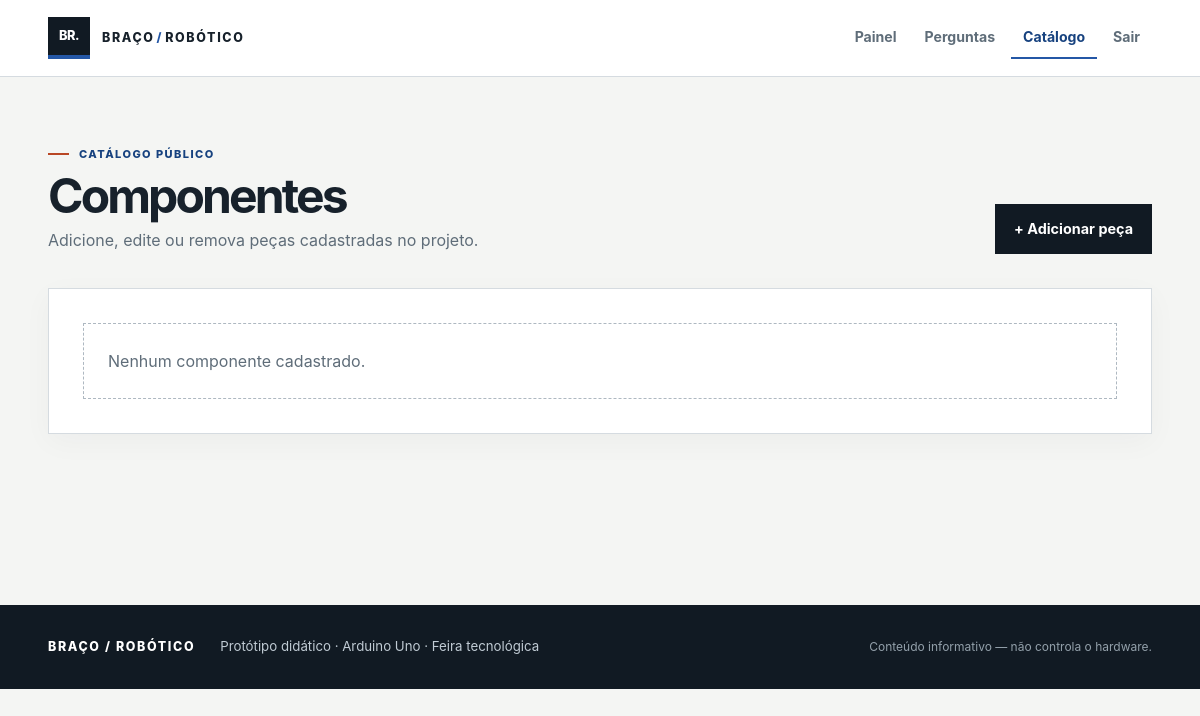
Before: /admin/componentes.php (signed in) with the older database file.
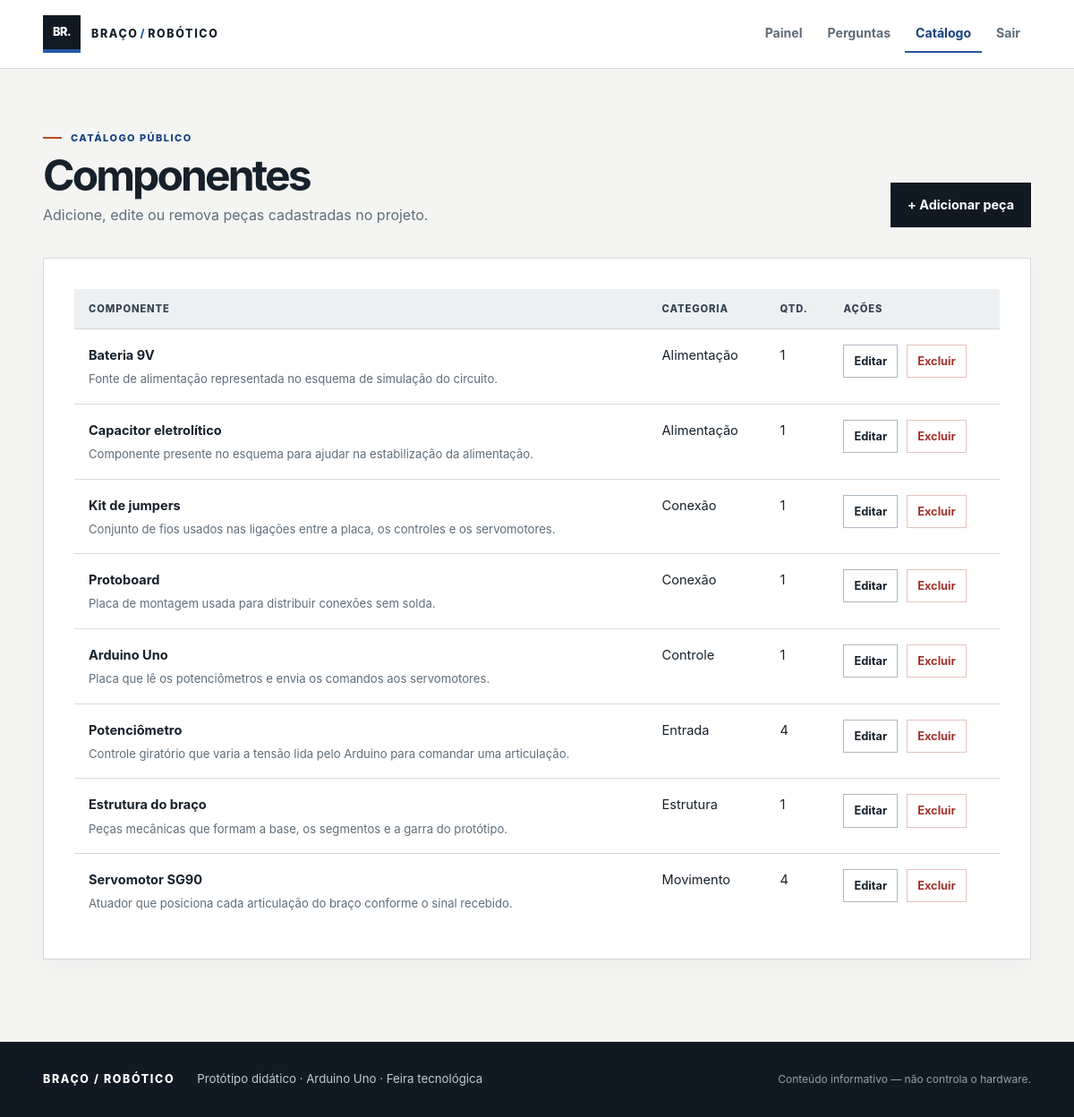
After: the same page with the newer database file.
### tables this page shows
CREATE TABLE IF NOT EXISTS componentes (
  id INT UNSIGNED NOT NULL AUTO_INCREMENT,
  categoria_id INT UNSIGNED NOT NULL,
  nome VARCHAR(80) NOT NULL,
  descricao VARCHAR(500) NOT NULL,
  quantidade TINYINT UNSIGNED NOT NULL DEFAULT 1,
  especificacao VARCHAR(120) NULL,
  criado_em TIMESTAMP NOT NULL DEFAULT CURRENT_TIMESTAMP,
  atualizado_em TIMESTAMP NOT NULL DEFAULT CURRENT_TIMESTAMP ON UPDATE CURRENT_TIMESTAMP,
  PRIMARY KEY (id),
  UNIQUE KEY uq_componentes_nome (nome),
  KEY idx_componentes_categoria (categoria_id),
  CONSTRAINT ck_componentes_qtd CHECK (quantidade BETWEEN 1 AND 99),
  CONSTRAINT fk_componentes_categoria FOREIGN KEY (categoria_id)
    REFERENCES categorias (id) ON DELETE RESTRICT ON UPDATE CASCADE
);

CREATE TABLE IF NOT EXISTS categorias (
  id INT UNSIGNED NOT NULL AUTO_INCREMENT,
  nome VARCHAR(40) NOT NULL,
  PRIMARY KEY (id),
  UNIQUE KEY uq_categorias_nome (nome)
);

### src/bootstrap.php (called while the page is built, shortened)
<?php
spl_autoload_register(static function (string $class): void {
    $prefix = 'App\\';
    $file = __DIR__ . '/' . str_replace('\\', '/', substr($class, strlen($prefix))) . '.php';
});
require __DIR__ . '/helpers.php';

### config/config.local.php (called while the page is built)
<?php
return [
    'db' => [
        'host' => '127.0.0.1',
        'port' => '3307',
        'name' => 'braco_robotico',
        'user' => 'root',
        'pass' => '',
    ],
    'admin' => [
        'user' => '',
        'password_hash' => '',
    ],
];

### config/config.php (called while the page is built)
<?php
$local = is_file(__DIR__ . '/config.local.php') ? require __DIR__ . '/config.local.php' : [];
$localDb = $local['db'] ?? [];
$localAdmin = $local['admin'] ?? [];
$get = static function (string $key, mixed $fallback): mixed {
    $value = getenv($key);
    return $value !== false && $value !== '' ? $value : $fallback;
};
return [
    'db' => [
        'host' => $get('DB_HOST', $localDb['host'] ?? '127.0.0.1'),
        'port' => $get('DB_PORT', $localDb['port'] ?? '3307'),
        'name' => $get('DB_NAME', $localDb['name'] ?? 'braco_robotico'),
        'user' => $get('DB_USER', $localDb['user'] ?? 'root'),
        'pass' => $get('DB_PASS', $localDb['pass'] ?? ''),
        'charset' => 'utf8mb4',
    ],
    'admin' => [
        'user' => $get('ADMIN_USER', $localAdmin['user'] ?? ''),
        'password_hash' => $get('ADMIN_PASSWORD_HASH', $localAdmin['password_hash'] ?? ''),
    ],
];

### src/Database.php (called while the page is built, shortened)
<?php
final class Database
{
    private static ?PDO $pdo = null;
    public static function conectar(): PDO
    {
        if (self::$pdo === null) {
            $config = (require __DIR__ . '/../config/config.php')['db'];
            $dsn = sprintf(
                'mysql:host=%s;port=%s;dbname=%s;charset=%s',
                $config['host'], $config['port'], $config['name'], $config['charset']
            );
            self::$pdo = new PDO($dsn, $config['user'], $config['pass'], [
                PDO::ATTR_ERRMODE => PDO::ERRMODE_EXCEPTION,
                PDO::ATTR_DEFAULT_FETCH_MODE => PDO::FETCH_ASSOC,
                PDO::ATTR_EMULATE_PREPARES => false,
                PDO::ATTR_STRINGIFY_FETCHES => false,
            ]);
        }
        return self::$pdo;
    }
}

### src/Services/ComponenteService.php (called while the page is built, shortened)
<?php
final class ComponenteService
{
    private PDO $db;
    public function __construct()
    {
        $this->db = Database::conectar();
    }
    public function listar(): array
    {
        return $this->db->query(
            'SELECT c.id, c.nome, c.descricao, c.quantidade, c.especificacao, g.nome AS categoria
             FROM componentes c JOIN categorias g ON g.id = c.categoria_id
             ORDER BY g.nome, c.nome'
        )->fetchAll();
    }
}

### public/admin/componentes.php (the view, shortened to what the changed rows need)
<?php
require __DIR__ . '/../../src/bootstrap.php';
$service = new ComponenteService();
$acao = (string) ($_GET['acao'] ?? 'listar');
$id = (int) ($_GET['id'] ?? 0);
$valores = ['nome' => '', 'categoria_id' => '', 'quantidade' => 1, 'descricao' => '', 'especificacao' => ''];
cabecalho('Catálogo administrativo', 'componentes', true);
if ($acao === 'novo' || $acao === 'editar'):
?>
<header class="admin-heading"><div><span class="eyebrow">Catálogo</span><h1><?= $acao === 'editar' ? 'Editar componente' : 'Adicionar componente' ?></h1><p>Essas informações aparecem na área pública do projeto.</p></div></header>
<form method="post" action="componentes.php" class="form-card admin-form">
  <?= csrf_campo() ?><input type="hidden" name="acao" value="salvar"><input type="hidden" name="id" value="<?= $id ?>">
  <div class="field"><label for="nome">Nome</label><input id="nome" name="nome" maxlength="80" required value="<?= e($valores['nome']) ?>"></div>
  <div class="field"><label for="categoria_id">Categoria</label><select id="categoria_id" name="categoria_id" required><option value="">Selecione</option><?php foreach ($service->categorias() as $c): ?><option value="<?= (int) $c['id'] ?>" <?= (int) $valores['categoria_id'] === (int) $c['id'] ? 'selected' : '' ?>><?= e($c['nome']) ?></option><?php endforeach; ?></select></div>
  <div class="field"><label for="quantidade">Quantidade</label><input type="number" id="quantidade" name="quantidade" min="1" max="99" required value="<?= (int) $valores['quantidade'] ?>"></div>
  <div class="field"><label for="descricao">Função no projeto</label><textarea id="descricao" name="descricao" maxlength="500" required><?= e($valores['descricao']) ?></textarea></div>
  <div class="field"><label for="especificacao">Especificação complementar (opcional)</label><input id="especificacao" name="especificacao" maxlength="120" value="<?= e($valores['especificacao'] ?? '') ?>"></div>
  <div class="admin-actions"><button class="button button-dark" type="submit">Salvar componente</button><a class="button button-quiet" href="componentes.php">Cancelar</a></div>
</form>
<?php else: $lista = $service->listar(); ?>
<header class="admin-heading"><div><h1>Componentes</h1></div></header>
<div class="panel-card table-wrap">
  <?php if (!$lista): ?><div class="empty-state">Nenhum componente cadastrado.</div><?php else: ?>
    <table><thead><tr><th>Componente</th><th>Categoria</th><th>Qtd.</th><th>Ações</th></tr></thead><tbody>
      <?php foreach ($lista as $c): ?><tr><td><strong><?= e($c['nome']) ?></strong><br><small><?= e($c['descricao']) ?></small></td><td><?= e($c['categoria']) ?></td><td><?= (int) $c['quantidade'] ?></td><td><div class="admin-actions"><a class="button button-quiet button-small" href="componentes.php?acao=editar&id=<?= (int) $c['id'] ?>">Editar</a><form method="post" action="componentes.php" data-confirm="Excluir este componente? Articulações e perguntas relacionadas permanecerão, mas sem vínculo com ele."><?= csrf_campo() ?><input type="hidden" name="acao" value="excluir"><input type="hidden" name="id" value="<?= (int) $c['id'] ?>"><button class="button button-danger button-small" type="submit">Excluir</button></form></div></td></tr><?php endforeach; ?>
    </tbody></table>
  <?php endif; ?>
</div>
<?php endif; ?>
<?php rodape(true); ?>

### src/helpers.php (shortened to what the changed rows need)
<?php
function e(?string $value): string
{
    return htmlspecialchars($value ?? '', ENT_QUOTES | ENT_SUBSTITUTE, 'UTF-8');
}
function csrf_token(): string
{
    return (string) $_SESSION['csrf'];
}
function csrf_campo(): string
{
    return '<input type="hidden" name="csrf" value="' . e(csrf_token()) . '">';
}
function cabecalho(string $titulo, string $ativo = '', bool $admin = false, string $base = ''): void
{
    $itens = [
        'inicio' => ['index.php', 'Visão geral'],
        'como' => ['como-funciona.php', 'Funcionamento'],
        'componentes' => ['componentes.php', 'Componentes'],
        'duvidas' => ['duvidas.php', 'Perguntas'],
    ];
    echo '<!doctype html><html lang="pt-BR"><head><meta charset="utf-8">';
    $basePath = $admin ? '../' : $base;
    echo '<link rel="stylesheet" href="' . e($basePath) . 'css/style.css?v=3">';
    echo '</head><body>';
    echo '<header class="site-header"><div class="header-inner">';
    echo '<nav class="main-nav" aria-label="Navegação principal">';
    if ($admin) {
        $adminItens = ['painel' => ['index.php', 'Painel'], 'perguntas' => ['perguntas.php', 'Perguntas'], 'componentes' => ['componentes.php', 'Catálogo']];
        foreach ($adminItens as $key => [$url, $label]) {
            echo '<a href="' . e($url) . '" class="' . ($ativo === $key ? 'is-active' : '') . '">' . e($label) . '</a>';
        }
        echo '<form method="post" action="logout.php" class="nav-form">' . csrf_campo() . '<button class="nav-link" type="submit">Sair</button></form>';
    } else {
        foreach ($itens as $key => [$url, $label]) {
            echo '<a href="' . e($basePath . $url) . '" class="' . ($ativo === $key ? 'is-active' : '') . '">' . e($label) . '</a>';
        }
        echo '<a class="nav-admin" href="' . e($basePath . 'admin/login.php') . '">Área da equipe ↗</a>';
    }
    echo '</nav><button class="menu-toggle" type="button" aria-expanded="false" aria-controls="mobile-nav">Menu</button>';
    echo '</div><div id="mobile-nav" class="mobile-nav" hidden>';
    echo '</div></header><main id="conteudo" class="page-shell">';
}
function rodape(bool $admin = false, string $base = ''): void
{
    echo '</main><footer class="site-footer"><div class="footer-inner">';
    echo '</div></footer>';
    $basePath = $admin ? '../' : $base;
    echo '<script src="' . e($basePath) . 'js/site.js?v=3" defer></script></body></html>';
}

Changed rows visible on the page:
now on this page (row edited): componentes: nome "Bateria 9V", descricao "Fonte de alimentação representada no esquema de simulação do circuito.", categoria.nome "Alimentação", quantidade "1"
now on this page (row edited): componentes: nome "Capacitor eletrolítico", descricao "Componente presente no esquema para ajudar na estabilização da alimentação.", categoria.nome "Alimentação", quantidade "1"
now on this page (row edited): componentes: nome "Kit de jumpers", descricao "Conjunto de fios usados nas ligações entre a placa, os controles e os servomotores.", categoria.nome "Conexão", quantidade "1"
now on this page (row edited): componentes: nome "Protoboard", descricao "Placa de montagem usada para distribuir conexões sem solda.", categoria.nome "Conexão", quantidade "1"
now on this page (row edited): componentes: nome "Arduino Uno", descricao "Placa que lê os potenciômetros e envia os comandos aos servomotores.", categoria.nome "Controle", quantidade "1"
now on this page (row edited): componentes: nome "Potenciômetro", descricao "Controle giratório que varia a tensão lida pelo Arduino para comandar uma articulação.", categoria.nome "Entrada", quantidade "4"
now on this page (row edited): componentes: nome "Estrutura do braço", descricao "Peças mecânicas que formam a base, os segmentos e a garra do protótipo.", categoria.nome "Estrutura", quantidade "1"
now on this page (row edited): componentes: nome "Servomotor SG90", descricao "Atuador que posiciona cada articulação do braço conforme o sinal recebido.", categoria.nome "Movimento", quantidade "4"
Other visible differences:
text no longer shown: "Nenhum componente cadastrado."
text now shown: "COMPONENTE CATEGORIA QTD. AÇÕES"
